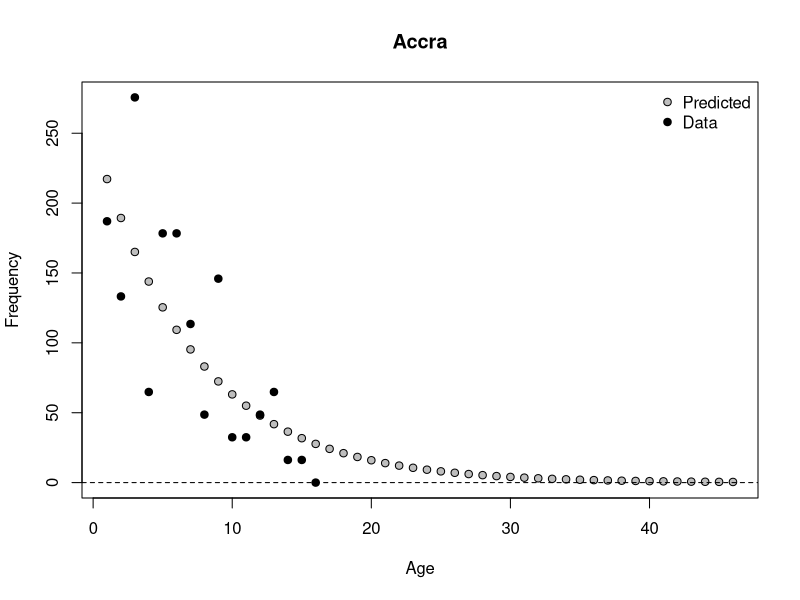

Write R code to recreate this figure.
## simulations
# run the main file first
# import model parameters
outC<-read.csv('AccraConst.csv',sep='')
dat <- read.csv("weightedAge.csv")
# run simulations
Age<-0:45
const<-outC$mean[1]*exp(-outC$mean[2]*Age)
round(const)

pdf("simulation_age_Accra.pdf",width=6,height=6)
plot(const,ylab="Frequency",xlab='Age',pch=21,bg="grey",ylim=c(0,max(dat$Accra)),main="Accra")
points(dat$Accra,pch=19)
legend('topright',c("Predicted","Data"),pch=c(21,19),bty='n',pt.bg=c('grey','black'))
abline(h=0,lty=2)
dev.off()
